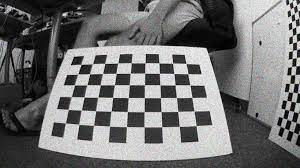
#> input picture camera/distortion/chess/img.png, 300 x 168 px, found by its file name
$ python chroma.py
#> lines starting #> are read from the running program, lines starting #| are printed output that depends on the picture; after the words box and inside, x2 and y2 are one past the last pixel; in counts of white or black regions, pixels touching at a corner belong together; pictures that were not available may be replaced by others from this repository, and a replacement may not be noted
import cv2

src1 = cv2.imread("Images/img.png")
#> src1 is the input picture: shape (168, 300, 3); mean B, G, R 114.6, 114.6, 114.6
src2 = cv2.imread("Images/beer.png")
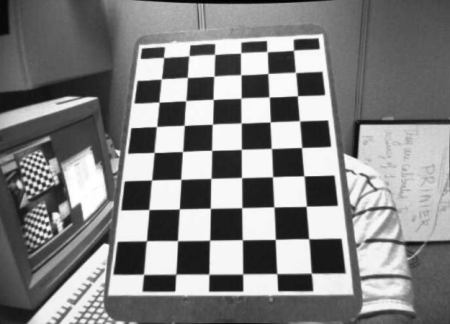
#> input picture camera/distortion/chess/chess.png, 450 x 324 px, given in place of beer.png, which was not available
#> src2 is the input picture: shape (324, 450, 3); min 0, max 255, mean 130.5

w, h = src2.shape[:2]
#> w = 324; h = 450

src1 = cv2.resize(src1, (h, w))
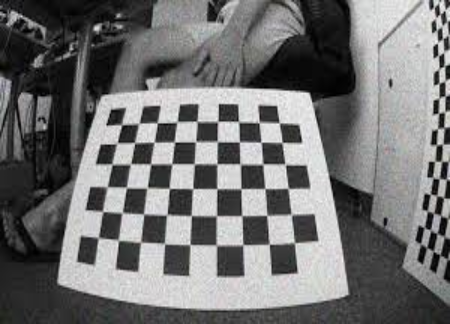
#> src1: shape (324, 450, 3); mean B, G, R 114.4, 114.4, 114.5
print(src2.shape, src1.shape)
#| (324, 450, 3) (324, 450, 3)

hsv = cv2.cvtColor(src1, cv2.COLOR_BGR2HSV)
#> hsv: shape (324, 450, 3); mean H, S, V 35.9, 3.1, 115.1
mask = cv2.inRange(hsv, (50, 150, 0), (70, 255, 255))
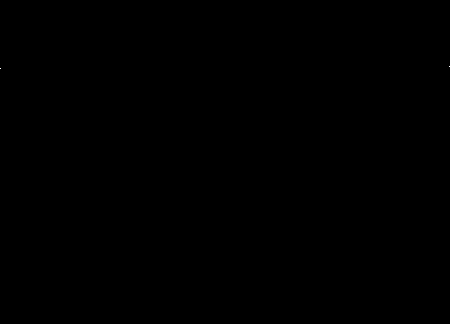
#> mask: shape (324, 450); 0% white in thin lines or dots, all inside (x1, y1, x2, y2) = (0, 66, 450, 69)

cv2.copyTo(src2, mask, src1)
#> src1: shape (324, 450, 3); under 0.01% of pixels changed, all inside (x1, y1, x2, y2) = (0, 66, 450, 69)

cv2.imshow('src', src1)
cv2.waitKey(0)
cv2.destroyAllWindows()
